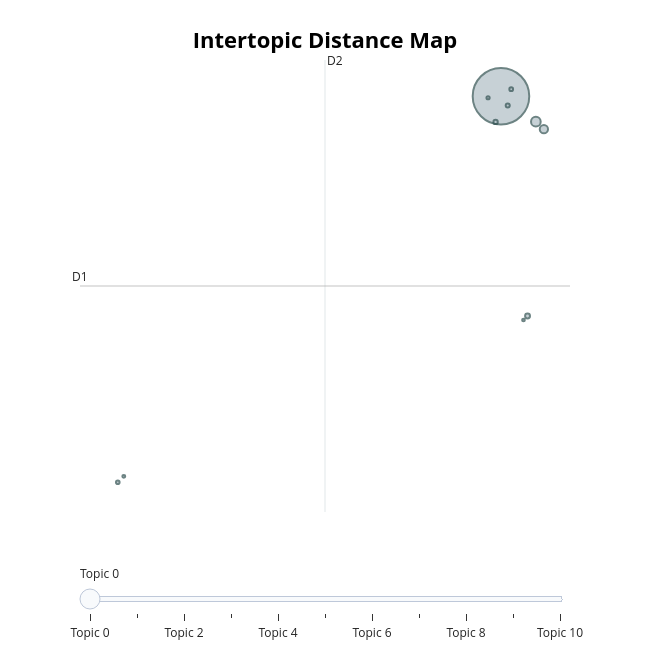

The notebook cell this image was saved under:
### Code cell
# Visualize DBSCAN topics
topic_model_dbscan.visualize_topics()

### Figure 1 — Plotly figure (JSON) as saved in the notebook; plotly's stock layout.template omitted (floating-point values rounded to 4 significant figures)
{"data": [{"customdata": [[0, "coronavirus | covid | new | tests | cases", 5608], [1, "nigeria | covid reported | reported nigeria | lagos | ncdc", 164], [2, "fct | kaduna | rivers | ogun | oyo", 120], [3, "north shore | shore | middlemore | hospital | icu", 42], [4, "contact tracing | tracing | contact | phone | contacts", 33], [5, "vaccine | bharat | trials | biotech | bharat biotech", 29], [6, "coin | money | fund | pension | shortage", 24], [7, "india tracker | staysafe mohfw | recovered active | indiawillwin staysafe | indiafightscorona indiawillwin", 23], [8, "vitamin | deficiency | vit | supplements | severity", 18], [9, "covid recovery | india covid | recovery rate | recovery | steady improvement", 15], [10, "covid yesterday | completed | hospital level | level care | receiving hospital", 13]], "hovertemplate": "<b>Topic %{customdata[0]}</b><br>%{customdata[1]}<br>Size: %{customdata[2]}", "legendgroup": "", "marker": {"color": "#B0BEC5", "line": {"color": "DarkSlateGrey", "width": 2}, "size": [5608, 164, 120, 42, 33, 29, 24, 23, 18, 15, 13], "sizemode": "area", "sizeref": 3.505, "symbol": "circle"}, "mode": "markers", "name": "", "orientation": "v", "showlegend": false, "type": "scatter", "x": [5.619, 7.113, 7.456, 6.756, 5.388, 5.908, 6.057, -10.79, 5.066, -10.53, 6.582], "xaxis": "x", "y": [8.205, 7.092, 6.762, -1.418, 7.077, 7.798, 8.512, -8.693, 8.137, -8.436, -1.592], "yaxis": "y"}], "layout": {"annotations": [{"showarrow": false, "text": "D1", "x": -12.4, "y": -0.1037, "yshift": 10}, {"showarrow": false, "text": "D2", "x": -1.915, "xshift": 10, "y": 9.789}], "height": 650, "hoverlabel": {"bgcolor": "white", "font": {"family": "Rockwell", "size": 16}}, "legend": {"itemsizing": "constant", "tracegroupgap": 0}, "margin": {"t": 60}, "shapes": [{"line": {"color": "#CFD8DC", "width": 2}, "type": "line", "x0": -1.915, "x1": -1.915, "y0": -9.997, "y1": 9.789}, {"line": {"color": "#9E9E9E", "width": 2}, "type": "line", "x0": -12.4, "x1": 8.574, "y0": -0.1037, "y1": -0.1037}], "sliders": [{"active": 0, "pad": {"t": 50}, "steps": [{"args": [{"marker.color": [["red", "#B0BEC5", "#B0BEC5", "#B0BEC5", "#B0BEC5", "#B0BEC5", "#B0BEC5", "#B0BEC5", "#B0BEC5", "#B0BEC5", "#B0BEC5"]]}], "label": "Topic 0", "method": "update"}, {"args": [{"marker.color": [["#B0BEC5", "red", "#B0BEC5", "#B0BEC5", "#B0BEC5", "#B0BEC5", "#B0BEC5", "#B0BEC5", "#B0BEC5", "#B0BEC5", "#B0BEC5"]]}], "label": "Topic 1", "method": "update"}, {"args": [{"marker.color": [["#B0BEC5", "#B0BEC5", "red", "#B0BEC5", "#B0BEC5", "#B0BEC5", "#B0BEC5", "#B0BEC5", "#B0BEC5", "#B0BEC5", "#B0BEC5"]]}], "label": "Topic 2", "method": "update"}, {"args": [{"marker.color": [["#B0BEC5", "#B0BEC5", "#B0BEC5", "red", "#B0BEC5", "#B0BEC5", "#B0BEC5", "#B0BEC5", "#B0BEC5", "#B0BEC5", "#B0BEC5"]]}], "label": "Topic 3", "method": "update"}, {"args": [{"marker.color": [["#B0BEC5", "#B0BEC5", "#B0BEC5", "#B0BEC5", "red", "#B0BEC5", "#B0BEC5", "#B0BEC5", "#B0BEC5", "#B0BEC5", "#B0BEC5"]]}], "label": "Topic 4", "method": "update"}, {"args": [{"marker.color": [["#B0BEC5", "#B0BEC5", "#B0BEC5", "#B0BEC5", "#B0BEC5", "red", "#B0BEC5", "#B0BEC5", "#B0BEC5", "#B0BEC5", "#B0BEC5"]]}], "label": "Topic 5", "method": "update"}, {"args": [{"marker.color": [["#B0BEC5", "#B0BEC5", "#B0BEC5", "#B0BEC5", "#B0BEC5", "#B0BEC5", "red", "#B0BEC5", "#B0BEC5", "#B0BEC5", "#B0BEC5"]]}], "label": "Topic 6", "method": "update"}, {"args": [{"marker.color": [["#B0BEC5", "#B0BEC5", "#B0BEC5", "#B0BEC5", "#B0BEC5", "#B0BEC5", "#B0BEC5", "red", "#B0BEC5", "#B0BEC5", "#B0BEC5"]]}], "label": "Topic 7", "method": "update"}, {"args": [{"marker.color": [["#B0BEC5", "#B0BEC5", "#B0BEC5", "#B0BEC5", "#B0BEC5", "#B0BEC5", "#B0BEC5", "#B0BEC5", "red", "#B0BEC5", "#B0BEC5"]]}], "label": "Topic 8", "method": "update"}, {"args": [{"marker.color": [["#B0BEC5", "#B0BEC5", "#B0BEC5", "#B0BEC5", "#B0BEC5", "#B0BEC5", "#B0BEC5", "#B0BEC5", "#B0BEC5", "red", "#B0BEC5"]]}], "label": "Topic 9", "method": "update"}, {"args": [{"marker.color": [["#B0BEC5", "#B0BEC5", "#B0BEC5", "#B0BEC5", "#B0BEC5", "#B0BEC5", "#B0BEC5", "#B0BEC5", "#B0BEC5", "#B0BEC5", "red"]]}], "label": "Topic 10", "method": "update"}]}], "title": {"font": {"color": "Black", "size": 22}, "text": "<b>Intertopic Distance Map</b>", "x": 0.5, "xanchor": "center", "y": 0.95, "yanchor": "top"}, "width": 650, "xaxis": {"anchor": "y", "domain": [0, 1], "range": [-12.4, 8.574], "title": {"text": ""}, "visible": false}, "yaxis": {"anchor": "x", "domain": [0, 1], "range": [-9.997, 9.789], "title": {"text": ""}, "visible": false}}}
